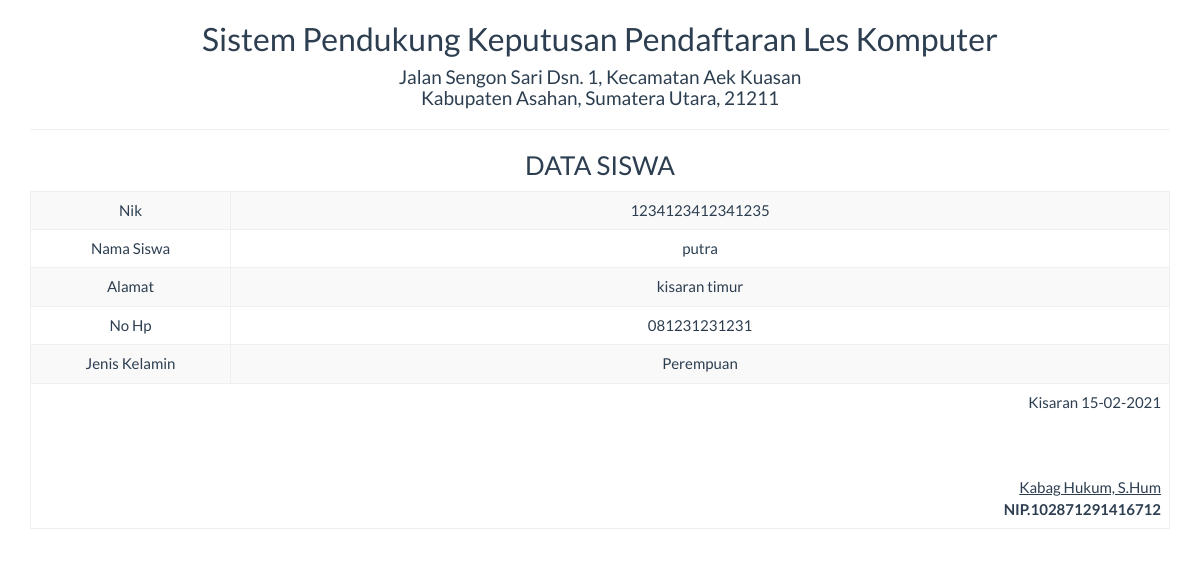
Screenshot of /report/siswa_satu.php?id=6 with the database file from the repository.
### tables this page shows
CREATE TABLE `tb_siswa` (
  `id` int(11) NOT NULL,
  `nik` varchar(50) NOT NULL,
  `nama_siswa` varchar(25) NOT NULL,
  `alamat` varchar(20) NOT NULL,
  `no_hp` varchar(12) NOT NULL,
  `jenis_kelamin` varchar(25) NOT NULL
);

### report/siswa_satu.php (the view, shortened to what this page needs)
<!DOCTYPE html>
<html>
    <head>
        <link href="../Assets/css/bootstrap.min.css" rel="stylesheet" type="text/css"/>
    </head>
    <body onload="print()">
        <?php
        include '../config/koneksi.php';
        $sql = "SELECT * FROM tb_siswa WHERE id='" . $_GET ['id'] . "'";
        $query = mysqli_query($koneksi, $sql) or die("SQL Detail error");
        $data = mysqli_fetch_array($query);
        ?>
        <div class="container">
            <div class='row'>
                <div class="col-sm-12">
                    <div class="text-center">
                        <h2>Sistem Pendukung Keputusan Pendaftaran Les Komputer </h2>
                        <h4>Jalan Sengon Sari Dsn. 1, Kecamatan Aek Kuasan <br>  Kabupaten Asahan, Sumatera Utara, 21211</h4>
                        <hr>
                        <h3>DATA SISWA</h3>
                        <table class="table table-bordered table-striped table-hover">
                            <tbody>
								<tr>
                                    <td width="200">Nik</td> <td><?= $data['nik'] ?></td>
                        </tr>
                        <tr>
                            <td>Nama Siswa</td> <td><?= $data['nama_siswa'] ?></td>
                        </tr>
                        <tr>
                            <td>Alamat</td> <td><?= $data['alamat'] ?></td>
                        </tr>
                        <tr>
                            <td>No Hp</td> <td><?= $data['no_hp'] ?></td>
                        </tr>
                        <tr>
                            <td>Jenis Kelamin</td> <td><?= $data['jenis_kelamin'] ?></td>
                        </tr>
                            </tbody>
                            <tfoot>
                                <tr>
                                    <td colspan="2" class="text-right">
                                        Kisaran  <?= date("d-m-Y") ?>
                                        <br><br><br><br>
                                        <u>Kabag Hukum, S.Hum<strong></u><br>
                                        NIP.102871291416712
									</td>
								</tr>
							</tfoot>
                        </table>
                    </div>
                </div>
            </div>
    </body>
</html>

### rows the page displays
tb_siswa: nik "1234123412341235", nama_siswa "putra", alamat "kisaran timur", no_hp "081231231231", jenis_kelamin "Perempuan"
